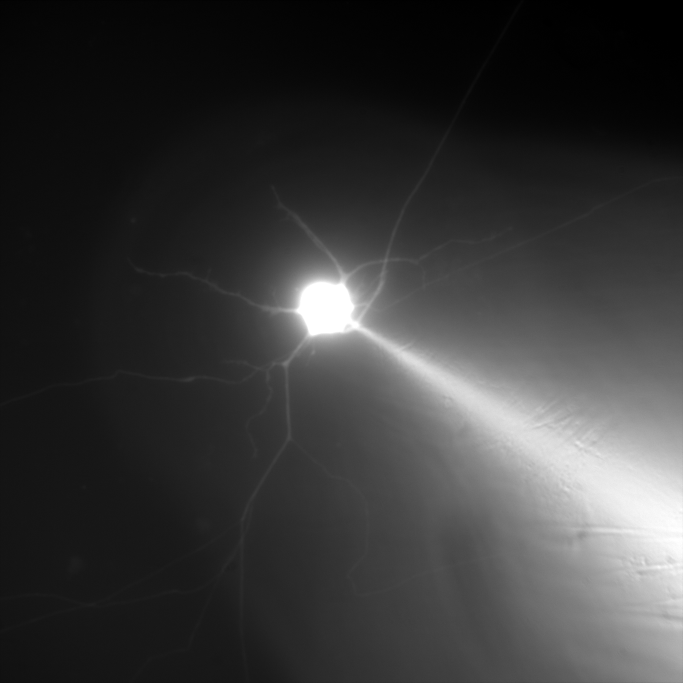
#> input picture sample/test_input.png, 2048 x 2048 px (shown at 1/3 size)
$ python neuron_pipeline.py ../sample/test_input.png
#> lines starting #> are read from the running program, lines starting #| are printed output that depends on the picture
# -*- coding: utf-8 -*-
"""End-to-end: image -> segmentation -> SWC tree + soma -> morphometrics.
Single image (run) and whole-folder batch (run_batch). No torch/nnunet needed."""
import os, csv, glob, gc
import numpy as np
from PIL import Image, ImageDraw
Image.MAX_IMAGE_PIXELS = None
import onnxruntime as ort
import infer as _infer
import tracer as _tracer
import soma as _soma

_SESS = None
IMG_EXTS = ('.png', '.tif', '.tiff', '.jpg', '.jpeg')
# derived/non-raw images to skip in batch (our outputs + common SNT/Fiji artifacts)
EXCLUDE_PAT = ('_mask', '_overlay', '_prob', 'traced', 'sholl', 'patching',
               'post collection', 'post_collection', 'profile', '_annotated')

# [16 lines left out: function find_images, not called in this run]

def _model_path():
    return os.path.join(os.path.dirname(os.path.abspath(__file__)), "neurite_model.onnx")

def get_session():
    global _SESS
    if _SESS is None:
        so = ort.SessionOptions()
        so.intra_op_num_threads = max(1, (os.cpu_count() or 4) - 1)
        so.enable_cpu_mem_arena = False      # release scratch memory between images (batch-safe)
        so.enable_mem_pattern = False
        _SESS = ort.InferenceSession(_model_path(), sess_options=so,
                                     providers=['CPUExecutionProvider'])
    return _SESS

# [17 lines left out: function load_raw_float, not called in this run]


def load_gray(path):
#> called with path = '../sample/test_input.png'
    ext = os.path.splitext(path)[1].lower()
    if ext in ('.tif', '.tiff'):
        try:
            import tifffile
            a = tifffile.imread(path)
            if a.ndim == 3:
                a = a[..., 0] if a.shape[-1] in (3, 4) else a[0]
            a = a.astype(np.float64)
            a = (a - a.min()) / max(a.max() - a.min(), 1) * 255
            return a.astype(np.uint8)
        except Exception:
            pass
    return np.asarray(Image.open(path).convert('L'))
#> returned value is the input picture: shape (2048, 2048); min 0, max 255, mean 56.6

# [24 lines left out: function overlay_rgb, not called in this run]

# metric order: (key, label, unit, note). note='preliminary' = topology-dependent
_METRIC_SPEC = [
    ("total_length_um", "total_length", "um", ""),
    ("num_branch_points", "num_branch_points", "count", ""),
    ("num_tips", "num_tips", "count", ""),
    ("num_branches", "num_branches", "count", ""),
    ("mean_intersections", "mean_intersections", "count", ""),
    ("enclosing_radius_um", "enclosing_radius", "um", ""),
    ("polarity_index", "polarity_index", "0-1", ""),
    ("soma_area_um2", "soma_area", "um^2", ""),
    ("soma_perimeter_um", "soma_perimeter", "um", ""),
    ("soma_circularity", "soma_circularity", "0-1", ""),
    ("soma_roundness", "soma_roundness", "0-1", ""),
    ("soma_solidity", "soma_solidity", "0-1", ""),
    ("soma_aspect_ratio", "soma_aspect_ratio", "ratio", ""),
    ("soma_diameter_um", "soma_diameter", "um", ""),
    ("neurite_width_um", "neurite_width", "um", "median FWHM across neurites, from the image; includes ~+0.2 um optical blur"),
    ("highest_branch_order", "highest_branch_order", "order", "preliminary; SNT path order (straightest daughter keeps the order)"),
    ("highest_branch_order_centrifugal", "highest_branch_order_centrifugal", "order", "preliminary; both daughters +1 at every bifurcation"),
    ("avg_branch_angle_deg", "avg_branch_angle", "deg", "preliminary; angle between the two daughters measured to their segment ends (SNT remote bifurcation angle)"),
    ("avg_parent_daughter_angle_deg", "avg_parent_daughter_angle", "deg", "preliminary; parent direction vs each daughter"),
    ("avg_len_before_first_bif_um", "avg_length_before_first_bifurcation", "um", "preliminary"),
    ("avg_segment_len_um", "avg_segment_length_before_bifurcation", "um", "preliminary"),
]

# [6 lines left out: function _collect_metrics, not called in this run]

# Input-modality QC. Fluorescence images are mostly dark background with a bright
# cell, so the median sits near the bottom of the intensity range. Brightfield/DIC
# snapshots (patch-pipette photos etc.) are bright everywhere. Measured on the 93-cell
# batch96 set: fluorescence scores <= 0.24, brightfield >= 0.63 -> threshold 0.45.
# Tracing a brightfield image produces garbage morphometrics (verified: 5/25 of Liz's
# corrected cells were exactly this failure), so we refuse instead.
# 2026-10-18: the score is now computed after removing the slow illumination gradient
# (Gaussian blur, sigma 64 px, subtracted). Fluorescence images with a bright uneven
# background (CL_3_NTC_44, L1_14, L1_15) scored 0.53-0.66 before and were refused.
# Measured on 596 manifest images + the 5 known brightfield cells: fluorescence <= 0.34,
# brightfield 0.52-0.60, blank images ~0.97 -> the same threshold 0.45 still separates them.
FLUOR_QC_THRESHOLD = 0.45

def fluorescence_score(gray):
    """(median - p0.1) / (p99.9 - p0.1) of the image minus its smooth background;
    ~0.1-0.3 for fluorescence, ~0.5+ for brightfield, ~1 for blank images."""
    from scipy.ndimage import gaussian_filter, zoom
    a = gray.astype(np.float64)
    small = zoom(a, 0.25, order=1)
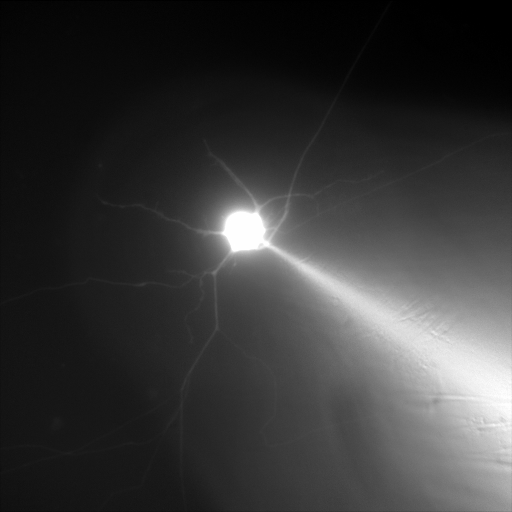
#> small: shape (512, 512) float64; min 0, max 255, mean 56.5; drawn with min black and max white
    bg = zoom(gaussian_filter(small, 16), 4, order=1)
    bg = np.pad(bg, ((0, max(0, a.shape[0] - bg.shape[0])), (0, max(0, a.shape[1] - bg.shape[1]))), mode='edge')[:a.shape[0], :a.shape[1]]
    r = a - bg
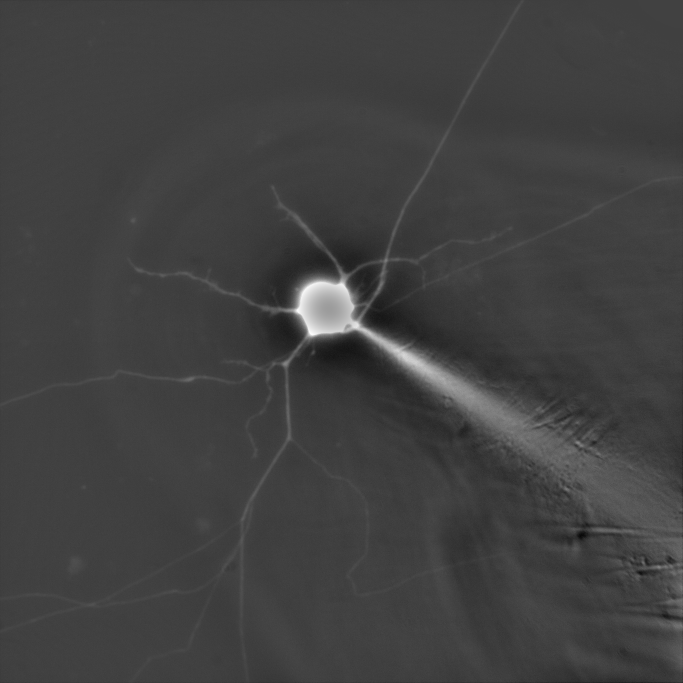
#> r: shape (2048, 2048) float64 (shown at 1/3 size); min -31.18, max 90.3, mean 0; drawn with min black and max white
    lo = np.percentile(r, 0.1)
#> lo = -18.69
    top = np.percentile(r, 99.9)
#> top = 73.24
    return float((np.median(r) - lo) / max(top - lo, 1e-9))

def run(image_path, vox=0.1625, mirror=True, out_dir=None, progress=None, qc=True):
    if out_dir is None:
        out_dir = os.path.join(os.path.dirname(image_path),
                               os.path.splitext(os.path.basename(image_path))[0] + "_neuron_out")
    os.makedirs(out_dir, exist_ok=True)
    gray = load_gray(image_path)
    if qc:
        score = fluorescence_score(gray)
#> score = 0.198
        if score > FLUOR_QC_THRESHOLD:
            raise RuntimeError(
                "NOT FLUORESCENCE? image looks brightfield/DIC (QC score %.2f > %.2f). "
                "Tracing skipped - pick the fluorescence channel or rerun with QC off." % (score, FLUOR_QC_THRESHOLD))
    if progress:
        progress("Segmenting neurites (CPU)...", 0.05)
    sess = get_session()
    prob = _infer.infer(sess, gray, mirror=mirror,
                        progress=(lambda dn, tt: progress("Segmenting patch %d/%d..." % (dn, tt), 0.05 + 0.65 * dn / tt)) if progress else None)
    if progress:
        progress("Tracing tree and soma...", 0.78)
    soma_res = _soma.segment_soma(gray, vox)
    if soma_res:
        soma_center = soma_res["center"]
        soma_radius = float(np.sqrt(soma_res["mask"].sum() / np.pi))   # equivalent radius, px
        soma_bright = soma_res.get("bright_mask")
        soma_body = soma_res.get("mask")
    else:
        soma_center = _tracer.detect_soma(gray, vox); soma_radius = 90.0; soma_bright = None; soma_body = None
    res = _tracer.trace(prob, vox, soma_center, soma_radius, gray=gray, soma_mask=soma_bright, soma_body=soma_body,
                        gray_raw=load_raw_float(image_path))
    if res is None:
        raise RuntimeError("No neurite structure detected in this image.")
    soma_metrics = soma_res["metrics"] if soma_res else None
    soma_contour = soma_res["contour"] if soma_res else None
    if progress:
        progress("Saving outputs...", 0.9)
    base = os.path.splitext(os.path.basename(image_path))[0]
    Image.fromarray((res['mask'] * 255).astype(np.uint8)).save(os.path.join(out_dir, base + "_mask.png"))
    Image.fromarray((prob * 65535).astype(np.uint16)).save(os.path.join(out_dir, base + "_prob.png"))
    # normalized grayscale preview -> lets the annotator toggle the tracing on/off (it needs the raw layer)
    _lo, _hi = np.percentile(gray, 0.5), np.percentile(gray, 99.5)
    _g = np.clip((gray.astype(float) - _lo) / max(_hi - _lo, 1), 0, 1)
    Image.fromarray((_g * 255).astype(np.uint8)).save(os.path.join(out_dir, base + "_raw.png"))
    ov = overlay_rgb(gray, res['tree_edges_px'], soma_contour, res['soma_rc'],
                     res.get('branch_points_px'), res.get('tips_px'), res.get('crossings_px'))
    ov.save(os.path.join(out_dir, base + "_overlay.png"))
    # soma outline for the edit window (the SWC only holds the centre; the overlay burns the outline into pixels)
    if soma_contour is not None:
        import json
        with open(os.path.join(out_dir, base + "_soma.json"), 'w') as fh:
            json.dump({"contour_xy": [[round(float(x), 2), round(float(y), 2)] for y, x in soma_contour],
                       "center_xy": [float(res['soma_rc'][1]), float(res['soma_rc'][0])],
                       "radius_px": float(soma_radius), "pixel_size_um": vox}, fh)
    with open(os.path.join(out_dir, base + ".swc"), 'w') as fh:
        fh.write(res['swc'])
    allm = _collect_metrics(res, soma_metrics, vox)
    with open(os.path.join(out_dir, base + "_metrics.csv"), 'w', newline='') as fh:
        w = csv.writer(fh)
        w.writerow(["metric", "value", "unit", "note"])
        for key, label, unit, note in _METRIC_SPEC:
            if key in allm:
                w.writerow([label, allm[key], unit, note])
    with open(os.path.join(out_dir, base + "_sholl.csv"), 'w', newline='') as fh:
        w = csv.writer(fh); w.writerow(["radius_um", "intersections"])
        for r, n in zip(res['sholl_radii'], res['sholl_intersections']):
            w.writerow(["%.1f" % r, int(n)])
    if progress:
        progress("Done.", 1.0)
    res['out_dir'] = out_dir; res['overlay'] = ov; res['gray'] = gray
    res['soma_metrics'] = soma_metrics or {}
    res['all_metrics'] = allm
    return res

# [37 lines left out: function run_batch, not called in this run]


if __name__ == '__main__':
    import sys, time
    if '--batch' in sys.argv:
        folder = [a for a in sys.argv[1:] if not a.startswith('-')][0]
        t = time.time()
        r = run_batch(folder, folder.rstrip('/\\') + "_output", mirror=('--fast' not in sys.argv),
                      progress=lambda m, f: print("  [%3d%%] %s" % (int(f * 100), m)))
        print("batch %d cells in %.0fs -> %s" % (r['n'], time.time() - t, r['summary']))
    else:
        p = [a for a in sys.argv[1:] if not a.startswith('-')][0]
        t = time.time()
#> (the run stopped early here; a loop or call above may not have finished)
